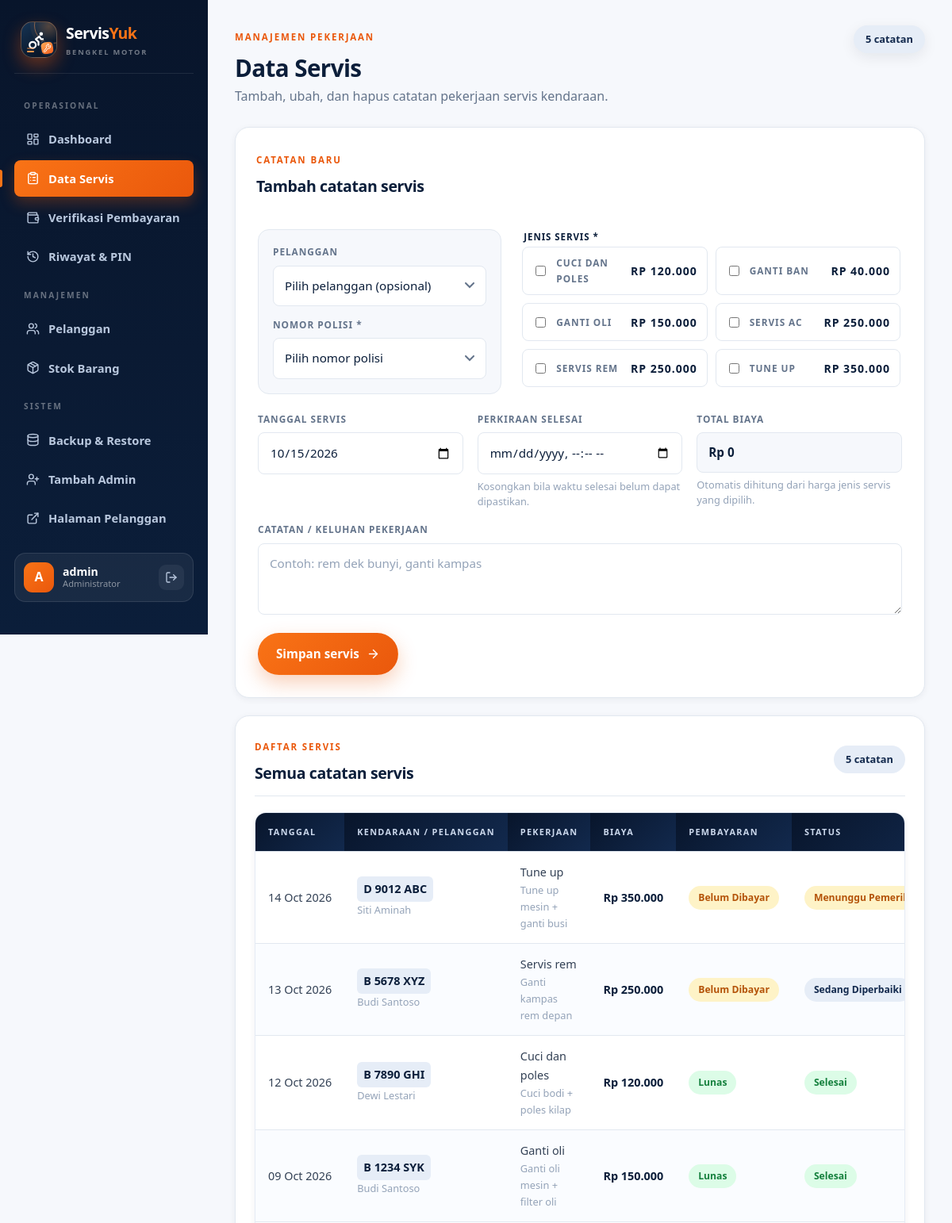
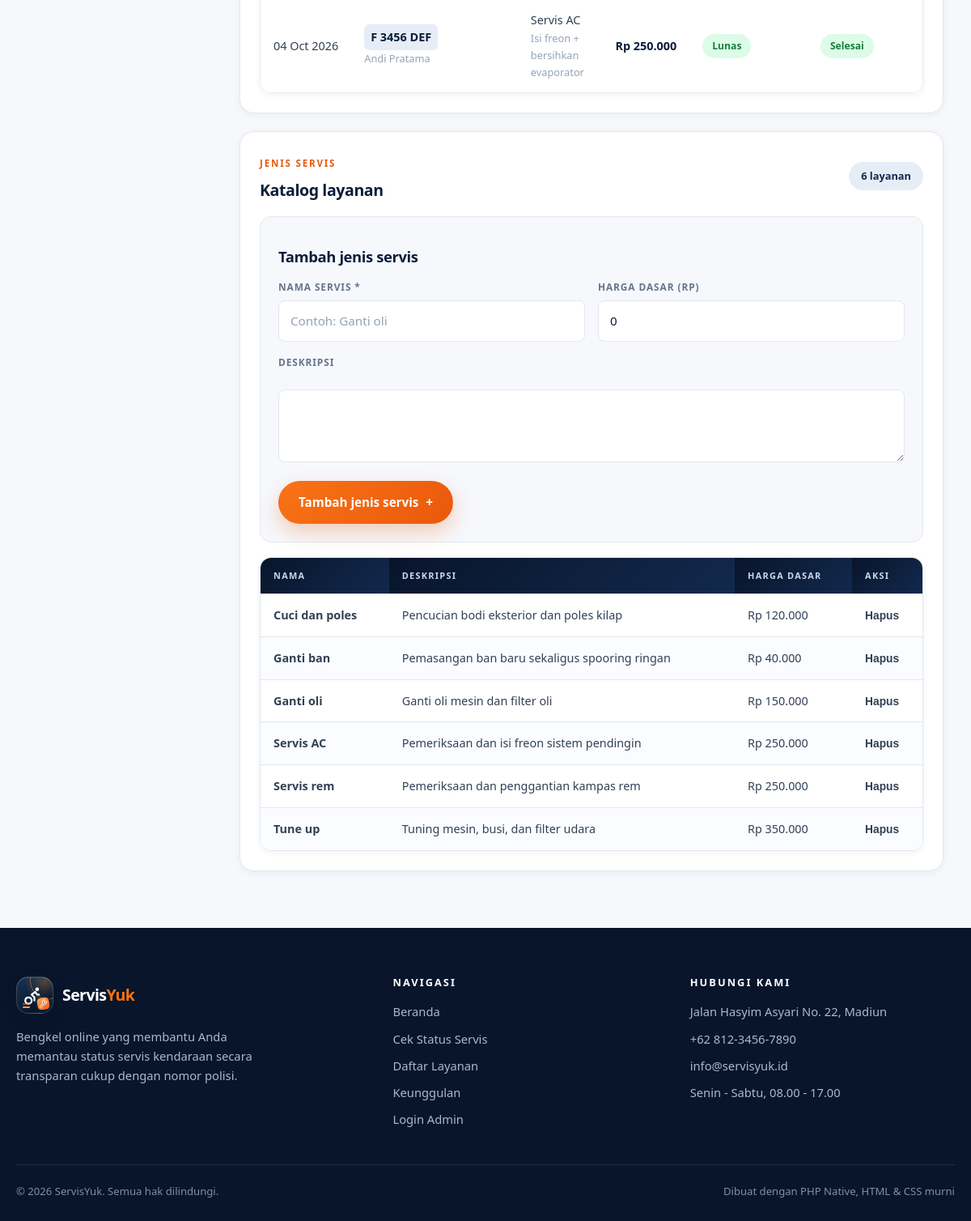
Screenshot of /backend/admin/servis.php (signed in) with the database file from the repository (2 pictures, top to bottom).
### tables this page shows
CREATE TABLE IF NOT EXISTS service_types (
 id INT UNSIGNED AUTO_INCREMENT PRIMARY KEY,
 name VARCHAR(100) NOT NULL,
 description TEXT DEFAULT NULL,
 base_price DECIMAL(12,2) NOT NULL DEFAULT 0,
 created_at TIMESTAMP DEFAULT CURRENT_TIMESTAMP,
 UNIQUE KEY unique_service_type_name (name)
);

CREATE TABLE IF NOT EXISTS service_records (
 id INT UNSIGNED AUTO_INCREMENT PRIMARY KEY,
 vehicle_id INT UNSIGNED NOT NULL,
 service_type_id INT UNSIGNED DEFAULT NULL,
 description TEXT DEFAULT NULL,
 status ENUM('Menunggu Pemeriksaan','Sedang Diperbaiki','Menunggu Suku Cadang','Selesai','Siap Diambil','Dibatalkan') NOT NULL DEFAULT 'Menunggu Pemeriksaan',
 service_date DATE NOT NULL,
 estimated_done DATETIME DEFAULT NULL,
 cost DECIMAL(12,2) NOT NULL DEFAULT 0,
 completed_at DATETIME DEFAULT NULL,
 created_at TIMESTAMP DEFAULT CURRENT_TIMESTAMP,
 KEY idx_service_records_vehicle (vehicle_id),
 KEY idx_service_records_status (status),
 CONSTRAINT fk_service_records_vehicle FOREIGN KEY (vehicle_id) REFERENCES vehicles(id) ON DELETE CASCADE,
 CONSTRAINT fk_service_records_type FOREIGN KEY (service_type_id) REFERENCES service_types(id) ON DELETE SET NULL
);

CREATE TABLE IF NOT EXISTS vehicles (
 id INT UNSIGNED AUTO_INCREMENT PRIMARY KEY,
 customer_id INT UNSIGNED NOT NULL,
 plate_number VARCHAR(20) NOT NULL,
 brand VARCHAR(80) DEFAULT NULL,
 model VARCHAR(80) DEFAULT NULL,
 year SMALLINT UNSIGNED DEFAULT NULL,
 created_at TIMESTAMP DEFAULT CURRENT_TIMESTAMP,
 UNIQUE KEY unique_plate_number (plate_number),
 CONSTRAINT fk_vehicles_customer FOREIGN KEY (customer_id) REFERENCES customers(id) ON DELETE CASCADE
);

CREATE TABLE IF NOT EXISTS customers (
 id INT UNSIGNED AUTO_INCREMENT PRIMARY KEY,
 name VARCHAR(120) NOT NULL,
 phone VARCHAR(30) DEFAULT NULL,
 email VARCHAR(120) DEFAULT NULL,
 created_at TIMESTAMP DEFAULT CURRENT_TIMESTAMP
);

### backend/includes/functions.php (called while the page is built, shortened)
<?php
require_once __DIR__ . '/icons.php';
function e(mixed $value): string
{
    return htmlspecialchars((string) ($value ?? ''), ENT_QUOTES | ENT_SUBSTITUTE, 'UTF-8');
}
function rupiah(float|int|string|null $amount): string
{
    return 'Rp ' . number_format((float) $amount, 0, ',', '.');
}
function status_class(string $status): string
{
    return match ($status) {
        'Selesai', 'Siap Diambil', 'Lunas' => 'status-success',
        'Menunggu Pemeriksaan', 'Menunggu Suku Cadang', 'Belum Dibayar' => 'status-pending',
        'Sedang Diperbaiki', 'Menunggu Verifikasi' => 'status-info',
        'Dibatalkan', 'Ditolak', 'Tidak Ditemukan' => 'status-muted',
        default => 'status-info',
    };
}

### backend/admin/servis.php (the view, shortened to what this page needs)
<?php
require_once __DIR__ . '/../includes/functions.php';
$pdo = db();
$vehicles = $pdo->query(
    'SELECT v.id, v.customer_id, v.plate_number, v.brand, v.model, v.created_at, c.name AS customer_name
     FROM vehicles v JOIN customers c ON c.id = v.customer_id
     ORDER BY v.created_at DESC, v.id DESC'
)->fetchAll();
$serviceTypes = $pdo->query('SELECT id, name, description, base_price FROM service_types ORDER BY name')->fetchAll();
$sql = 'SELECT sr.id, sr.vehicle_id, sr.service_type_id, sr.description, sr.status, sr.service_date, sr.estimated_done, sr.completed_at, sr.cost,
               COALESCE(p.status, "Belum Dibayar") AS payment_status,
               v.plate_number, c.name AS customer_name,
               COALESCE((SELECT GROUP_CONCAT(st_multi.name ORDER BY st_multi.name SEPARATOR ", ")
                         FROM service_record_types srt_multi
                         JOIN service_types st_multi ON st_multi.id = srt_multi.service_type_id
                         WHERE srt_multi.service_record_id = sr.id), st.name) AS service_name
        FROM service_records sr
        JOIN vehicles v ON v.id = sr.vehicle_id
        JOIN customers c ON c.id = v.customer_id
        LEFT JOIN service_types st ON st.id = sr.service_type_id
        LEFT JOIN payments p ON p.service_record_id = sr.id ';
$sql .= ' ORDER BY sr.service_date DESC, sr.id DESC';
$statement = $pdo->query($sql);
$records = $statement->fetchAll();
$editing = null;
$editingTypeIds = [];
require __DIR__ . '/../includes/header.php';
?>
<div class="dashboard-shell">
<?php require __DIR__ . '/includes/sidebar.php'; ?>
<div class="dashboard-content service-management-page">
    <div class="dashboard-topline">
        <div>
            <span class="eyebrow">MANAJEMEN PEKERJAAN</span>
            <h1>Data Servis</h1>
            <p>Tambah, ubah, dan hapus catatan pekerjaan servis kendaraan.</p>
        </div>
        <span class="date-chip"><?= count($records) ?> catatan</span>
    </div>
    <section class="admin-section service-entry-section" id="form-servis">
        <div class="section-heading">
            <div><span class="eyebrow"><?= $editing ? 'UBAH CATATAN' : 'CATATAN BARU' ?></span><h2><?= $editing ? 'Edit catatan servis' : 'Tambah catatan servis' ?></h2></div>
        </div>
        <?php if (!$vehicles || !$serviceTypes): ?>
            <div class="inline-note">Tambahkan data pelanggan/kendaraan terlebih dahulu, dan pastikan minimal ada satu jenis servis.</div>
        <?php else: ?>
            <form class="admin-form form-card" method="post">
                <div class="service-selection-grid">
                    <div class="service-vehicle-field">
                        <div class="service-field">
                            <label for="service-customer">PELANGGAN</label>
                            <select class="text-input" id="service-customer" data-service-customer>
                                <option value="">Pilih pelanggan (opsional)</option>
                            </select>
                        </div>
                        <div class="service-field">
                            <label for="service-vehicle">NOMOR POLISI <span aria-hidden="true">*</span></label>
                            <select class="text-input" id="service-vehicle" name="vehicle_id" data-service-vehicle required>
                                <option value="">Pilih nomor polisi</option>
                            </select>
                        </div>
                    </div>
                    <fieldset class="service-type-options" data-service-type-options>
                        <legend>JENIS SERVIS *</legend>
                        <?php foreach ($serviceTypes as $type): ?>
                            <label class="service-type-option">
                                <input type="checkbox" name="service_type_ids[]" value="<?= (int) $type['id'] ?>" data-service-price="<?= e($type['base_price']) ?>" <?= in_array((int) $type['id'], $editingTypeIds, true) ? 'checked' : '' ?>>
                                <span><?= e($type['name']) ?></span>
                                <strong><?= rupiah($type['base_price']) ?></strong>
                            </label>
                        <?php endforeach; ?>
                    </fieldset>
                </div>
                <div class="form-grid">
                    <div class="service-field">
                        <label>TANGGAL SERVIS</label>
                        <input class="text-input" type="date" name="service_date" value="<?= e($editing['service_date'] ?? date('Y-m-d')) ?>" required>
                    </div>
                    <div class="service-field">
                        <label>PERKIRAAN SELESAI</label>
                        <input class="text-input" type="datetime-local" name="estimated_done" value="<?= e($editing && $editing['estimated_done'] ? date('Y-m-d\TH:i', strtotime($editing['estimated_done'])) : '') ?>">
                        <small class="text-muted">Kosongkan bila waktu selesai belum dapat dipastikan.</small>
                    </div>
                    <div class="service-field service-total-field">
                        <label for="service-total">TOTAL BIAYA</label>
                        <input class="text-input" id="service-total" type="text" value="<?= e(rupiah($editing['cost'] ?? 0)) ?>" data-service-total readonly>
                        <small class="text-muted">Otomatis dihitung dari harga jenis servis yang dipilih.</small>
                    </div>
                </div>
                <div class="service-field">
                    <label>CATATAN / KELUHAN PEKERJAAN</label>
                    <textarea class="text-input" name="description" rows="2" placeholder="Contoh: rem dek bunyi, ganti kampas"><?= e($editing['description'] ?? '') ?></textarea>
                </div>
                <button class="button button-primary" type="submit"><?= $editing ? 'Simpan perubahan' : 'Simpan servis' ?> <?= icon('arrow-right') ?></button>
            </form>
        <?php endif; ?>
    </section>
    <section class="admin-section service-records-section">
        <div class="section-heading">
            <div><span class="eyebrow">DAFTAR SERVIS</span><h2>Semua catatan servis</h2></div>
            <span class="count-chip"><?= count($records) ?> catatan</span>
        </div>
        <div class="table-wrap">
            <table>
                <thead>
                    <tr>
                        <th>TANGGAL</th>
                        <th>KENDARAAN / PELANGGAN</th>
                        <th>PEKERJAAN</th>
                        <th>BIAYA</th>
                        <th>PEMBAYARAN</th>
                        <th>STATUS</th>
                    </tr>
                </thead>
                <tbody>
                    <?php foreach ($records as $record): ?>
                        <tr>
                            <td><?= e(date('d M Y', strtotime($record['service_date']))) ?></td>
                            <td><strong><?= e($record['plate_number']) ?></strong><small class="table-sub"><?= e($record['customer_name']) ?></small></td>
                            <td><?= e($record['service_name'] ?: 'Servis') ?><?php if ($record['description']): ?><small class="table-sub"><?= e($record['description']) ?></small><?php endif; ?></td>
                            <td><?= rupiah($record['cost']) ?></td>
                            <td><span class="status-badge <?= status_class($record['payment_status']) ?>"><?= e($record['payment_status']) ?></span></td>
                            <td><span class="status-badge <?= status_class($record['status']) ?>"><?= e($record['status']) ?></span></td>
                        </tr>
                    <?php endforeach; ?>
                </tbody>
            </table>
        </div>
    </section>
    <section class="admin-section">
        <div class="section-heading">
            <div><span class="eyebrow">JENIS SERVIS</span><h2>Katalog layanan</h2></div>
            <span class="count-chip"><?= count($serviceTypes) ?> layanan</span>
        </div>
        <form class="admin-form form-card" method="post">
            <h3>Tambah jenis servis</h3>
            <div class="form-grid">
                <div><label>NAMA SERVIS *</label><input class="text-input" name="service_type_name" placeholder="Contoh: Ganti oli" required></div>
                <div><label>HARGA DASAR (RP)</label><input class="text-input" name="base_price" type="number" min="0" step="1000" value="0"></div>
            </div>
            <label>DESKRIPSI</label>
            <textarea class="text-input" name="service_type_description" rows="2"></textarea>
            <button class="button button-primary" type="submit">Tambah jenis servis <span>+</span></button>
        </form>
        <div class="table-wrap" style="margin-top:18px">
            <table>
                <thead><tr><th>NAMA</th><th>DESKRIPSI</th><th>HARGA DASAR</th><th>AKSI</th></tr></thead>
                <tbody>
                    <?php foreach ($serviceTypes as $type): ?>
                        <tr>
                            <td><strong><?= e($type['name']) ?></strong></td>
                            <td><?= e($type['description'] ?: '—') ?></td>
                            <td><?= rupiah($type['base_price']) ?></td>
                            <td>
                                <form method="post" data-confirm="Hapus jenis servis ini?">
                                    <button class="text-button" type="submit" style="color:var(--red)">Hapus</button>
                                </form>
                            </td>
                        </tr>
                    <?php endforeach; ?>
                </tbody>
            </table>
        </div>
    </section>
</div>
</div>
<?php require __DIR__ . '/../includes/footer.php'; ?>

### rows the page displays
service_types: name "CUCI DAN POLES", base_price "RP 120.000", name "Cuci dan poles", description "Pencucian bodi eksterior dan poles kilap", base_price "Rp 120.000"
service_types: name "GANTI BAN", base_price "RP 40.000", name "Ganti ban", description "Pemasangan ban baru sekaligus spooring ringan", base_price "Rp 40.000"
service_types: name "GANTI OLI", base_price "RP 150.000", name "Ganti oli", description "Ganti oli mesin dan filter oli", base_price "Rp 150.000"
service_types: name "SERVIS AC", base_price "RP 250.000", name "Servis AC", description "Pemeriksaan dan isi freon sistem pendingin", base_price "Rp 250.000"
service_types: name "SERVIS REM", base_price "RP 250.000", name "Servis rem", description "Pemeriksaan dan penggantian kampas rem", base_price "Rp 250.000"
service_types: name "TUNE UP", base_price "RP 350.000", name "Tune up", description "Tuning mesin, busi, dan filter udara", base_price "Rp 350.000"
service_records: service_date "14 Oct 2026", vehicle.plate_number "D 9012 ABC", customers.name "Siti Aminah", service_name "Tune up", description "Tune up mesin + ganti busi", cost "Rp 350.000", payment_status "Belum Dibayar", status "Menunggu…"
service_records: service_date "13 Oct 2026", vehicle.plate_number "B 5678 XYZ", customers.name "Budi Santoso", service_name "Servis rem", description "Ganti kampas rem depan", cost "Rp 250.000", payment_status "Belum Dibayar", status "Sedang Diperbaiki"
service_records: service_date "12 Oct 2026", vehicle.plate_number "B 7890 GHI", customers.name "Dewi Lestari", service_name "Cuci dan poles", description "Cuci bodi + poles kilap", cost "Rp 120.000", payment_status "Lunas", status "Selesai"
service_records: service_date "09 Oct 2026", vehicle.plate_number "B 1234 SYK", customers.name "Budi Santoso", service_name "Ganti oli", description "Ganti oli mesin + filter oli", cost "Rp 150.000", payment_status "Lunas", status "Selesai"
service_records: service_date "04 Oct 2026", vehicle.plate_number "F 3456 DEF", customers.name "Andi Pratama", service_name "Servis AC", description "Isi freon + bersihkan evaporator", cost "Rp 250.000", payment_status "Lunas", status "Selesai"

### other values shown
$label "OPERASIONAL"
$item[2] "Dashboard"
$item[2] "Data Servis"
$item[2] "Verifikasi Pembayaran"
$item[2] "Riwayat & PIN"
$label "MANAJEMEN"
$item[2] "Pelanggan"
$item[2] "Stok Barang"
$label "SISTEM"
$item[2] "Backup & Restore"
$item[2] "Tambah Admin"
$item[2] "Halaman Pelanggan"
$adminInitial "A"
$adminName "admin"
count($records) "5"
